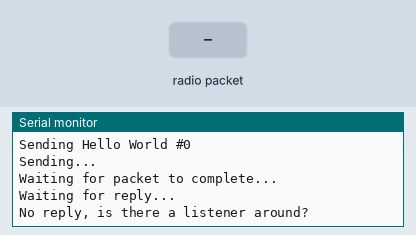
This sketch was run on a simulated Arduino Uno, built with avr-gcc and run on an emulated ATmega328P. Parts: the last lines printed to the serial monitor. The test bench sets the inputs (shaded band). No radio packets arrive unless stated.

Above: at 1.3 s.
1.4 s: radio packet "1" arrives
At 3.2 s:
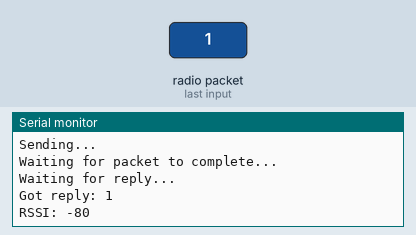
3.9 s: radio packet "0" arrives
At 5.26 s:
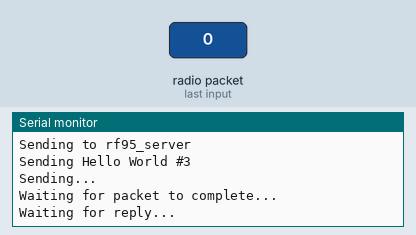
5.4 s: radio packet "2" arrives
At 5.9 s:
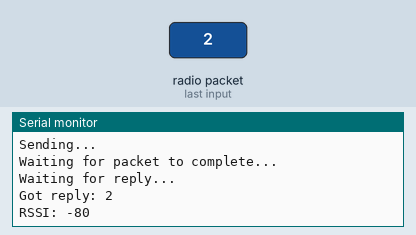
Timing chart, 0 to 8.4 s (numbered marks = the images above; inputs shaded):
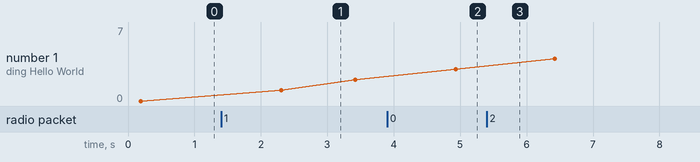

Measured:
- after the input at 1.4 s, the serial monitor: prints a new line after 1.0 s (image 1)
- after the input at 3.9 s, the serial monitor: prints a new line at once (image 2)
- after the input at 5.4 s, the serial monitor: prints a new line at once (image 3)
- plotted number 1: 0 → 2 after the input at 1.4 s, 2 → 3 after the input at 3.9 s, 3 → 7 after the input at 5.4 s

The sketch:

TX.ino
```cpp
#include <SPI.h>
#include <RH_RF95.h>

#define RFM95_CS 10
#define RFM95_RST 9
#define RFM95_INT 2
#define RF95_FREQ 915.0 //usados creando el objeto
RH_RF95 rf95(RFM95_CS, RFM95_INT);

void setup()
{
  pinMode(RFM95_RST, OUTPUT);
  digitalWrite(RFM95_RST, HIGH);

  while (!Serial);
  Serial.begin(9600);
  delay(100);
  Serial.println("Arduino LoRa prueba");
  // manual reset
  digitalWrite(RFM95_RST, LOW);
  delay(10);
  digitalWrite(RFM95_RST, HIGH);
  delay(10);

  while (!rf95.init()) {
    Serial.println("LoRa radio init failed");
    while (1);
  }
  Serial.println("LoRa radio init OK!");

  // Defaults after init are 434.0MHz, modulation GFSK_Rb250Fd250, +13dbM
  if (!rf95.setFrequency(RF95_FREQ)) {
    Serial.println("setFrequency failed");
    while (1);
  }
  Serial.print("Set Freq to: ");
  Serial.println(RF95_FREQ);
  rf95.setModeTx();
  // Defaults after init are 434.0MHz, 13dBm, Bw = 125 kHz, Cr = 4/5, Sf = 128chips/symbol, CRC on

  // The default transmitter power is 13dBm, using PA_BOOST.
  // If you are using RFM95/96/97/98 modules which uses the PA_BOOST transmitter pin, then
  // you can set transmitter powers from 5 to 23 dBm:
  rf95.setTxPower(23, false);
}

int16_t packetnum = 0;  //contador para los Hola mundo

void loop()
{
  Serial.println("Sending to rf95_server");
  // Send a message to rf95_server9

  char radiopacket[20] = "Hello World #      ";
  itoa(packetnum++, radiopacket+13, 10);
  Serial.print("Sending ");
  Serial.println(radiopacket);
  radiopacket[19] = 0;
  Serial.println("Sending...");
  delay(10);
  if(!rf95.send((uint8_t *)radiopacket, 20))
  {
   Serial.println("error mandando");
  }
 // rf95.send((uint8_t *)1, 1);

  Serial.println("Waiting for packet to complete...");
  delay(10);
  rf95.waitPacketSent();

  // Now wait for a reply

  uint8_t buf[RH_RF95_MAX_MESSAGE_LEN];
  uint8_t len = sizeof(buf);


  Serial.println("Waiting for reply..."); delay(10);
 if (rf95.waitAvailableTimeout(1000))
  {
    // Should be a reply message for us now
    if (rf95.recv(buf, &len))
   {
      Serial.print("Got reply: ");
      Serial.println((char*)buf);
      Serial.print("RSSI: ");
      Serial.println(rf95.lastRssi(), DEC);
    }
    else
    {
      Serial.println("Receive failed");
    }
  }
  else
  {
    Serial.println("No reply, is there a listener around?");
  }
  delay(1000);
}
```
